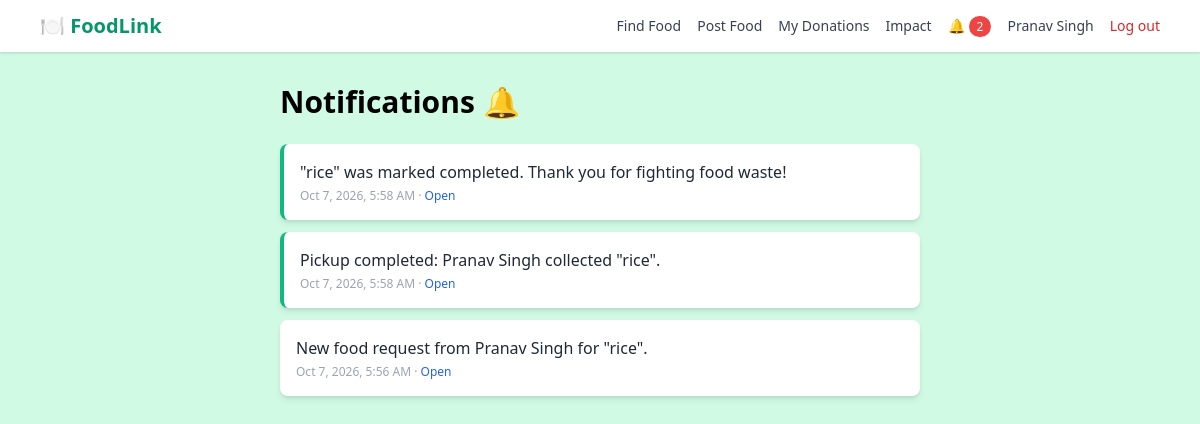
The app's page /notifications (signed in) with its own data.
### tables this page shows
CREATE TABLE users (
    id INTEGER PRIMARY KEY AUTOINCREMENT,
    role TEXT NOT NULL CHECK (role IN ('donor','ngo','admin')),
    name TEXT NOT NULL,
    email TEXT NOT NULL UNIQUE,
    password_hash TEXT NOT NULL,
    phone TEXT, address TEXT, lat REAL, lng REAL,
    reg_number TEXT,
    ngo_darpan_id TEXT,
    verification_doc TEXT,
    verification_doc_name TEXT,
    ngo_status TEXT CHECK (ngo_status IN ('PENDING','APPROVED','REJECTED')),
    is_verified INTEGER NOT NULL DEFAULT 0,
    account_status TEXT NOT NULL DEFAULT 'active' CHECK (account_status IN ('active','suspended','removed')),
    email_verified INTEGER NOT NULL DEFAULT 0,
    created_at TEXT NOT NULL
);

CREATE TABLE notifications (
    id INTEGER PRIMARY KEY AUTOINCREMENT,
    user_id INTEGER NOT NULL REFERENCES users(id) ON DELETE CASCADE,
    message TEXT NOT NULL,
    link TEXT,
    is_read INTEGER NOT NULL DEFAULT 0,
    created_at TEXT NOT NULL
);

### app.py (the view)
@app.route('/notifications')
@login_required
def notifications():
    db = get_db()
    rows = db.execute('SELECT * FROM notifications WHERE user_id = ? ORDER BY id DESC LIMIT 100', (g.user['id'],)).fetchall()
    resp = render_template('templates/notifications.html', items=rows)
    db.execute('UPDATE notifications SET is_read = 1 WHERE user_id = ? AND is_read = 0', (g.user['id'],))
    db.commit()
    return resp

### app.py (called while the page is built)
def get_db():
    if 'db' not in g:
        g.db = sqlite3.connect(app.config['DATABASE'])
        g.db.row_factory = sqlite3.Row
        g.db.execute('PRAGMA foreign_keys = ON')
    return g.db

def now_utc():
    return datetime.now(timezone.utc).replace(tzinfo=None, microsecond=0)

def fmt(dt):
    return dt.strftime('%Y-%m-%d %H:%M:%S')

def utcnow_str():
    return fmt(now_utc())

@app.template_filter('iso')
def iso_filter(ts):
    return ts.replace(' ', 'T') + 'Z' if ts else ''

def csrf_token():
    if 'csrf_token' not in session:
        session['csrf_token'] = secrets.token_urlsafe(24)
    return session['csrf_token']

@app.before_request
def before():
    if request.endpoint == 'static':
        return
    g.user = None
    uid = session.get('uid')
    if uid:
        u = get_db().execute('SELECT * FROM users WHERE id = ?', (uid,)).fetchone()
        if u and u['account_status'] == 'active':
            g.user = u
        else:
            session.clear()
    if request.method in ('POST', 'PUT', 'PATCH', 'DELETE'):
        sent, expected = request.form.get('csrf_token', ''), session.get('csrf_token', '')
        if not expected or not hmac.compare_digest(sent, expected):
            abort(400, 'Your session expired or the form was invalid. Go back, refresh the page and try again.')
    run_maintenance()

@app.after_request
def security_headers(resp):
    resp.headers.setdefault('X-Content-Type-Options', 'nosniff')
    resp.headers.setdefault('X-Frame-Options', 'SAMEORIGIN')
    resp.headers.setdefault('Referrer-Policy', 'same-origin')
    return resp

@app.context_processor
def inject_user_context():
    unread = 0
    if g.get('user'):
        unread = get_db().execute('SELECT COUNT(*) FROM notifications WHERE user_id = ? AND is_read = 0',
                                  (g.user['id'],)).fetchone()[0]
    return {'unread_count': unread}

def role_required(*roles):
    def deco(f):
        @wraps(f)
        def wrapper(*a, **kw):
            if not g.user:
                flash('Please log in to continue.', 'error')
                nxt = request.full_path.rstrip('?') if request.method == 'GET' else None
                return redirect(url_for('login', next=nxt) if nxt else url_for('login'))
            if g.user['role'] not in roles:
                abort(403)
            return f(*a, **kw)
        return wrapper
    return deco

### templates/notifications.html (shortened to what this page needs)
{% extends 'templates/base.html' %}
{% from 'templates/_macros.html' import localtime %}
{% block main_class %}max-w-2xl mx-auto py-8 px-4{% endblock %}
{% block content %}
    <h1 class="text-3xl font-bold mb-6">Notifications 🔔</h1>
    {% if items %}
    <div class="space-y-3">
        {% for n in items %}
        <div class="bg-white p-4 rounded-lg shadow-md {{ 'border-l-4 border-green-500' if not n.is_read }}">
            <p class="text-gray-800">{{ n.message }}</p>
            <p class="text-xs text-gray-400 mt-1">{{ localtime(n.created_at) }}{% if n.link %} · <a href="{{ n.link }}" class="text-blue-600 hover:underline">Open</a>{% endif %}</p>
        </div>
        {% endfor %}
    </div>
    {% else %}
    <p class="text-gray-600">You have no notifications yet. We will tell you about requests, pickups and expiring food here.</p>
    {% endif %}
{% endblock %}

### templates/base.html (shortened to what this page needs)
<!DOCTYPE html>
<html lang="en">
<head>
    <link href="https://cdn.jsdelivr.net/npm/tailwindcss@2.2.19/dist/tailwind.min.css" rel="stylesheet">
</head>
<body class="min-h-screen {% block body_class %}bg-green-100{% endblock %}">
<nav class="bg-white shadow">
    <div class="max-w-6xl mx-auto px-4 py-3 flex flex-wrap items-center justify-between">
        <a href="/" class="text-xl font-bold text-green-600">🍽️ FoodLink</a>
        <div class="flex flex-wrap items-center gap-x-4 gap-y-2 text-sm text-gray-700">
            <a href="/find" class="hover:text-green-600">Find Food</a>
            {% if g.user and g.user.role == 'donor' %}
                <a href="/post" class="hover:text-green-600">Post Food</a>
                <a href="/my/donations" class="hover:text-green-600">My Donations</a>
            {% elif g.user and g.user.role == 'ngo' %}
                <a href="/my/requests" class="hover:text-green-600">My Requests</a>
            {% elif g.user and g.user.role == 'admin' %}
                <a href="/admin" class="hover:text-green-600">Admin</a>
            {% endif %}
            <a href="/impact" class="hover:text-green-600">Impact</a>
            {% if g.user %}
                <a href="/notifications" class="hover:text-green-600" title="Notifications">🔔{% if unread_count %}<span class="ml-1 bg-red-500 text-white text-xs rounded-full px-2 py-0.5">{{ unread_count }}</span>{% endif %}</a>
                <a href="/profile" class="hover:text-green-600">{{ g.user.name }}</a>
                <form method="POST" action="/logout" class="inline">
                    <button type="submit" class="text-red-600 hover:underline">Log out</button>
                </form>
            {% else %}
                <a href="/login" class="hover:text-green-600">Log in</a>
                <a href="/signup" class="bg-green-500 text-white px-3 py-1 rounded-full hover:bg-green-600">Sign up</a>
            {% endif %}
        </div>
    </div>
</nav>
<main class="{% block main_class %}{% endblock %}"{% block main_attrs %}{% endblock %}>
{% block content %}{% endblock %}
</main>
</body>
</html>

### templates/_macros.html (shortened to what this page needs)
{% macro localtime(ts) -%}<time class="js-local" datetime="{{ ts|iso }}">{{ ts }} UTC</time>{%- endmacro %}

### records on screen
users: user.name "Pranav Singh"
notifications: message "\"rice\" was marked completed. Thank you for fighting food waste!"
notifications: message "Pickup completed: Pranav Singh collected \"rice\"."
notifications: message "New food request from Pranav Singh for \"rice\"."

### other values on screen
{{ unread_count }} "2"
